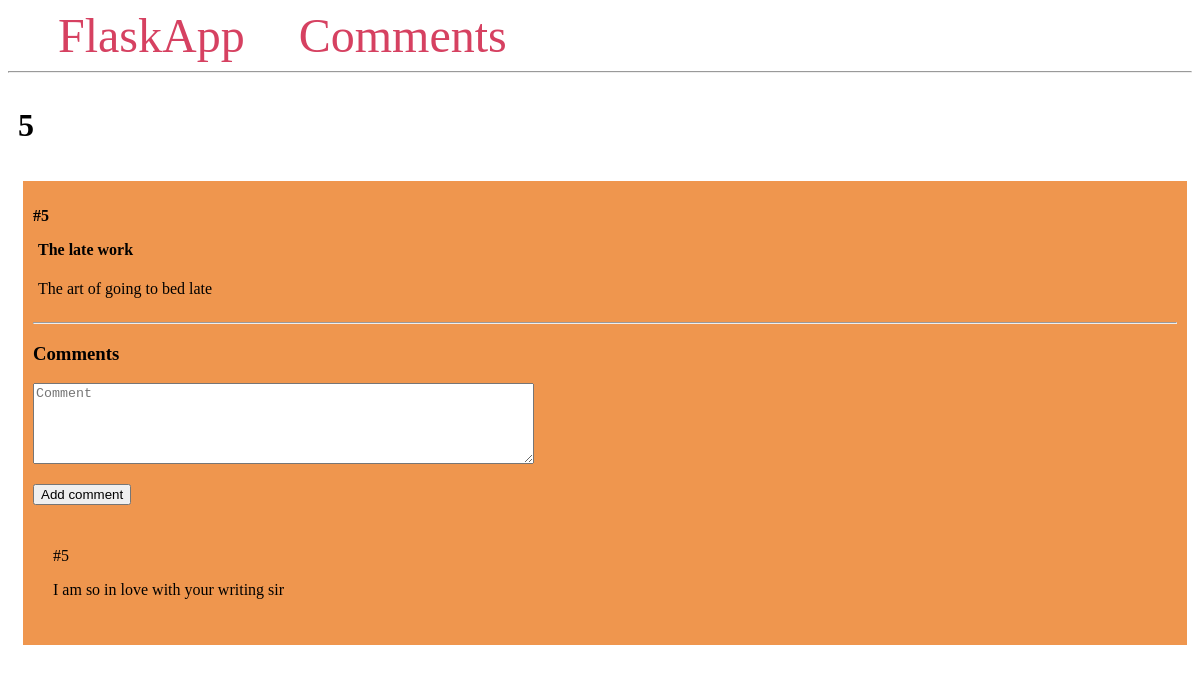
The page /5 on the database its author committed.
### app.py (models this page shows, shortened)
class Post(db.Model):
    id = db.Column(db.Integer, primary_key=True)
    title = db.Column(db.String(100))
    content = db.Column(db.Text)
    comments = db.relationship('Comment', backref='post')

class Comment(db.Model):
    id = db.Column(db.Integer, primary_key=True)
    content = db.Column(db.Text)
    post_id = db.Column(db.Integer, db.ForeignKey('post.id'))

### app.py (the view)
@app.route('/<int:post_id>', methods=['GET', 'POST'])
def post(post_id):
    post = Post.query.get_or_404(post_id)
    if request.method == 'POST':
        comment = Comment(content=request.form['content'], post=post)
        db.session.add(comment)
        db.session.commit()
        return redirect(url_for(post, post_id=post.id))
    return render_template('post.html', post=post)

### templates/post.html
{% extends 'base.html' %}
{% block content %}
    <span class="title"><h1>{% block title %}{{post.id}}{% endblock %}</h1></span>
    <div class="content">
        <div class="post">
            <p><b>#{{ post.id }}</b></p>
        <b>
            <p class="title"> {{ post.title }}</p>
        </b>
            <div class="content">
                <p>{{ post.content }}</p>
            </div>
        <hr>
        <h3>Comments</h3>
        <form method="post">
            <p>
                <textarea name="content"
                            placeholder="Comment"
                            cols="60"
                            rows="5"></textarea>
            </p>
            <p>
                <button type="submit">Add comment</button>
            </p>
        </form>
        {% for comment in post.comments %}
            <div class="comment">
                <p>#{{ comment.id }}</p>
                <p>{{ comment.content }}</p>
            </div>
        {% endfor %}
        </div>
    </div>
{% endblock %}

### templates/base.html (style rules this page uses)
.title { margin: 5px; }
.content { margin: 5px; width: 100%; display: flex; flex-direction: row; flex-wrap: wrap; }
.comment { padding: 10px; margin: 10px; background-color: hsl(27, 83%, 62%); }
.post { flex: 20%; padding: 10px; margin: 5px; background-color: hsl(27, 83%, 62%); inline-size: 100%; }

### rows shown on the page
Post: id "5", title "The late work", content "The art of going to bed late"
Comment: id "5", content "I am so in love with your writing sir"
